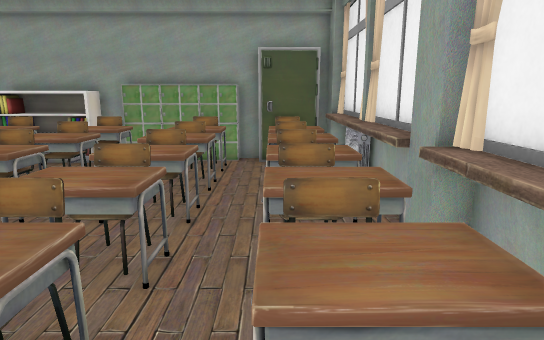
[1] (above)

12 first-person views from a walk through a Unity game level. The camera is 1.4 m above the floor, tilts 12° down and sees 75° across. The floor is counted in squares, 0.5 m on a side. Each view is taken from the middle of a square. On the plan, view 1 faces up. The plan holds only what a view shows up to about 20 squares ahead; the rest is blank. The place goes on beyond the plan. The player character is not drawn. Some surface patterns are stand-ins.

[2]
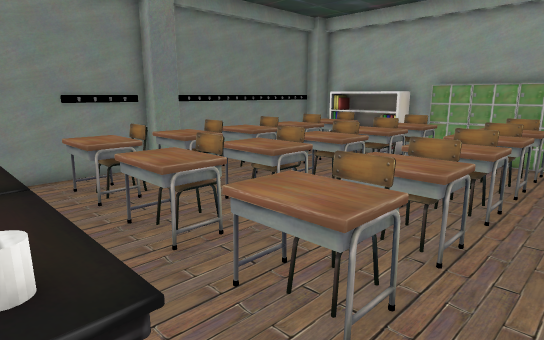

[3]
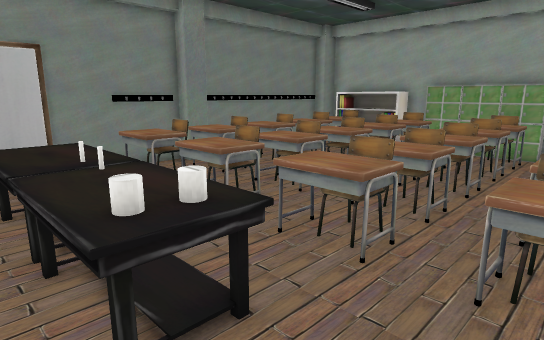

[4]
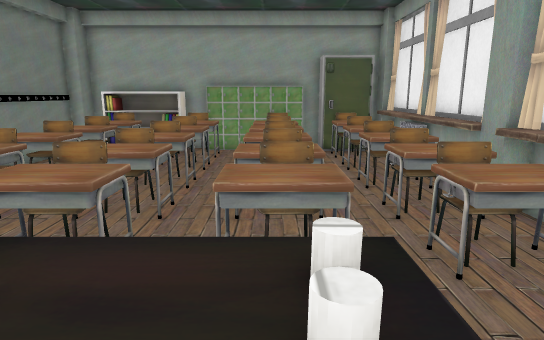

[5]
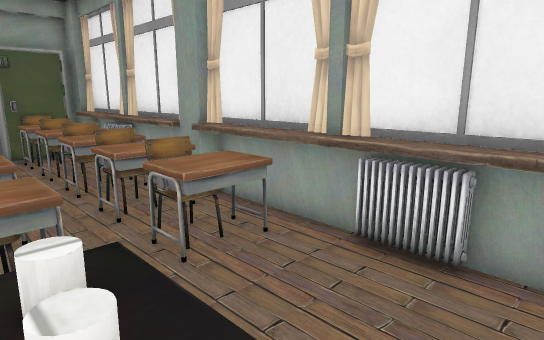

[6]
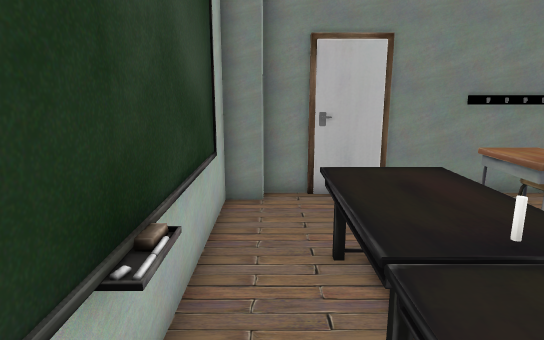

[7]
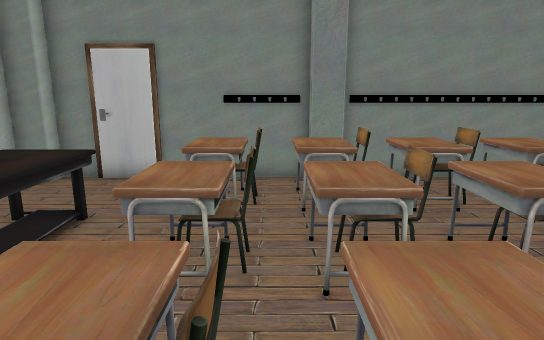

[8]
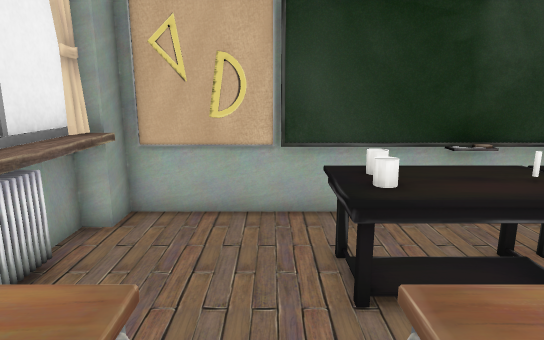

[9]
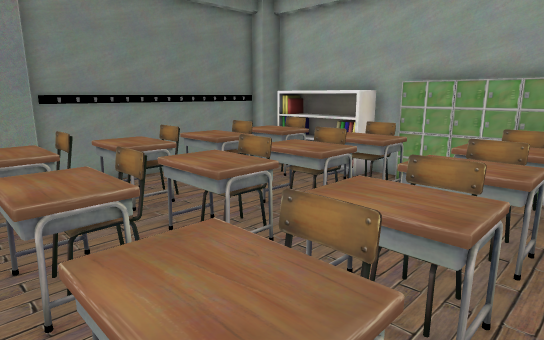

[10]
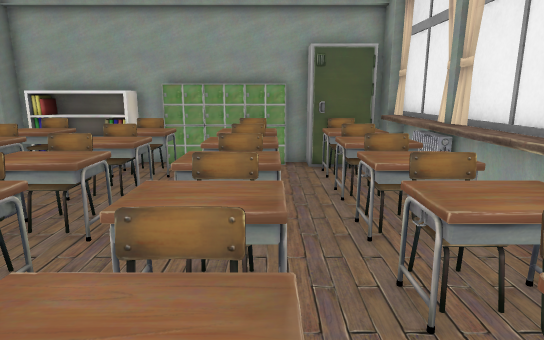

[11]
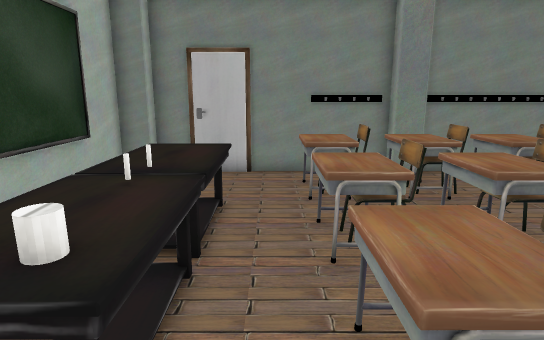

[12]
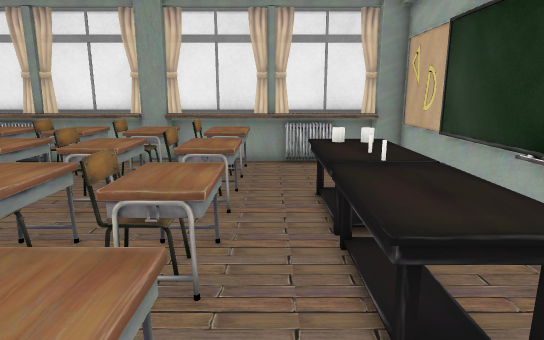

### Floor plan
Key: @ floor where view 1 was taken; # wall or solid block; . floor; = window, fence, low wall or low ledge; ^ raised ledge; O other object.
Columns run from 13 left of view 1 to 3 right of it. Each row starts with its distance up from view 1.
 16  ##^^^#######  #
 15 ##^O^^O###O###O##
 14 # ^^..^^.^^^.^^^#
 13 # ^^..^^.^^^.^^^^
 12 # OO..OO..OO.OO^^
 11 # ^^^.^^.^^^.^^=#
 10 #.^^..^^..^^.^^^#
  9 #.OO..OO..OO.OO^^
  8 #.^^^.^^.^^^.^^^^
  7 #..............^#
  6 ##OO..OO.^OO.OO^#
  5 ##^^^.^^.^^^.^^^#
  4 #.OO..OO..OO.OO^^
  3 #.^^..^^.^^^.^^^^
  2 #.^^..^^.^^^.^^^#
  1 #..............=#
  0 #...OOOOOOOO.@.^#
 -1 #...OOOOOOOO...^^
 -2 #...OOOOOOOO...^^
 -3 ##.............=#
 -4  ################

Positions as (right, up) in squares from view 1, and headings:
1: (0, 0), facing up
2: (0, -1), facing up-left
3: (1, -3), facing up-left
4: (-3, -3), facing up
5: (-3, -3), facing up-right
6: (-3, -3), facing left
7: (-1, 4), facing left
8: (-1, 4), facing down
9: (-1, 4), facing up-left
10: (-2, 1), facing up
11: (0, 1), facing left
12: (-12, 1), facing right
